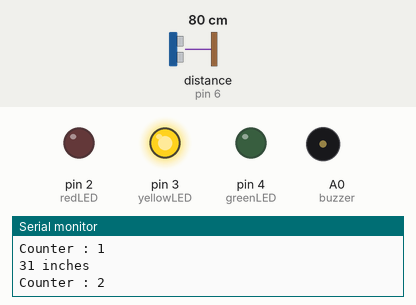
Bench run of a sketch on a simulated Arduino Uno, built with avr-gcc and run on an emulated ATmega328P. Parts: output pins drawn as LEDs (lit = HIGH), buzzer (waves = sounding), the last lines printed to the serial monitor. Wiring (inferred from the names in the program): ultrasonic range finder: trigger pin 5; echo pin 6. The test bench sets the inputs (shaded band); at power-on: distance to the obstacle (sensor on pin 6) 80 cm. The echo pulse lasts 58.3 µs per cm; pins used as bus, display or sensor lines are not drawn.

Above: at 1.3 s.
1.4 s: distance to the obstacle (sensor on pin 6) set to 45 cm
2.9 s: distance to the obstacle (sensor on pin 6) set to 37 cm
At 4.2 s:
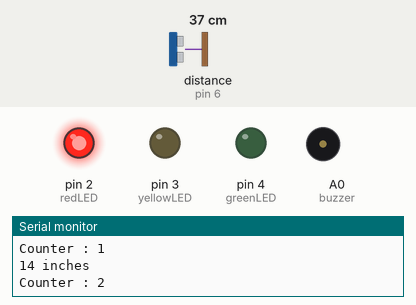
4.5 s: distance to the obstacle (sensor on pin 6) set to 24 cm
6.0 s: distance to the obstacle (sensor on pin 6) set to 18 cm
At 7.1 s:
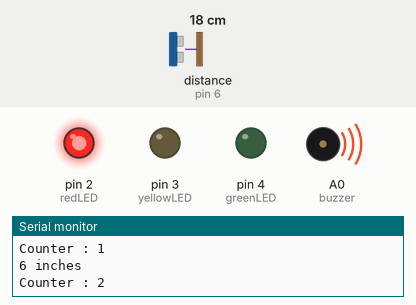
7.5 s: distance to the obstacle (sensor on pin 6) set to 250 cm
At 8.7 s:
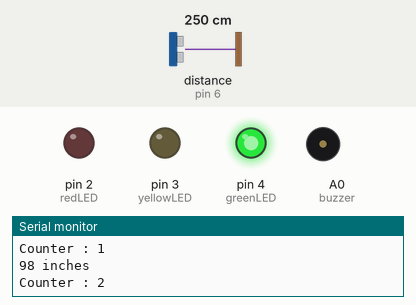
9.0 s: distance to the obstacle (sensor on pin 6) set to 148 cm
10.5 s: distance to the obstacle (sensor on pin 6) set to 138 cm
At 21.7 s:
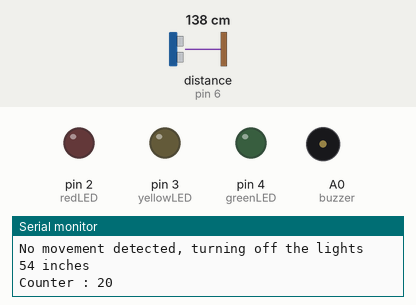
Timing chart, 0 to 22.8 s (numbered marks = the images above; inputs shaded):
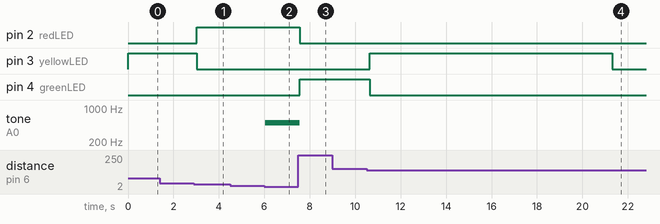

The sketch:

Code.ino
```cpp
int trigPin       = PD5;  // Sensor Trip pin connected to Arduino pin D5
int echoPin       = PD6;  // Sensor Echo pin connected to Arduino pin D6
int redLED        = PD2;  // Red LED connected to pin D2
int yellowLED     = PD3;  // Yellow LED connected to pin D3
int greenLED      = PD4;  // Green LED connected to pin D4
int buzzer        = A0;   // Buzzer connected to Analogue pin A0
long TempDistance = 0;    // A variable to store the temporary distance
int counter       = 0;    // Counter value to check if the object has stopped moving

void setup() {

  Serial.begin(9600);
  pinMode(trigPin, OUTPUT);
  pinMode(echoPin, INPUT);

  pinMode(redLED, OUTPUT);
  pinMode(greenLED, OUTPUT);
  pinMode(yellowLED, OUTPUT);

  pinMode(buzzer, OUTPUT);

}

void loop() {

  long duration, Distance;
  digitalWrite(trigPin, LOW);
  delayMicroseconds(2);
  digitalWrite(trigPin, HIGH);
  delayMicroseconds(10);
  digitalWrite(trigPin, LOW);
  duration = pulseIn(echoPin, HIGH);
  Distance = (duration/2) / 74;     // Distance in Inches

  if(counter < 20){                             // Do the rest if the car is still moving
    if (Distance > 200) {                       // Nothing in the garrage
        turnThemAllOff();
    }
    if ((Distance > 55) && (Distance <= 200)) { // Turn on Green LED
        digitalWrite(greenLED, HIGH);
        digitalWrite(yellowLED, LOW);
        digitalWrite(redLED, LOW);
        noTone(buzzer);
    }
    if ((Distance > 15) && (Distance <= 55)) {  // Turn on Yellow LED
        digitalWrite(yellowLED, HIGH);
        digitalWrite(redLED, LOW);
        digitalWrite(greenLED,LOW);
        noTone(buzzer);
    }
    if (Distance <= 15) {                       // Turn on Red LED
        digitalWrite(redLED, HIGH);
        digitalWrite(greenLED,LOW);
        digitalWrite(yellowLED, LOW);
        noTone(buzzer);
    }
    if (Distance < 8) {                         // Item is way to close - start the buzzer
        tone(buzzer, 500);
    }
  }

  if ((Distance == TempDistance) || ((Distance+1) == TempDistance) || ((Distance-1) == TempDistance)){
     if(counter >= 20){   // Turn off the lights if the object hasn't moved for 20 cycles (no change in distance)
        Serial.println("No movement detected, turning off the lights");
        turnThemAllOff();
     } else {
        counter++;
     }
  } else {
     counter = 0;         // Reset counter if there is a movement
  }
  TempDistance = Distance;

  Serial.print(Distance);
  Serial.println(" inches");

  Serial.print("Counter : ");
  Serial.println(counter);
  delay(500);
}

// Function to turn the LEDs off
void turnThemAllOff(){
  digitalWrite(redLED, LOW);
  digitalWrite(greenLED,LOW);
  digitalWrite(yellowLED, LOW);
  noTone(buzzer);
}
```

Measured:
- the behaviour switches between 41 and 40 cm on distance to the obstacle (sensor on pin 6) (found by bisection; images 0 and 1)
- the behaviour switches between 21 and 20 cm on distance to the obstacle (sensor on pin 6) (found by bisection; images 1 and 2)
- the behaviour switches between 143 and 142 cm on distance to the obstacle (sensor on pin 6) (found by bisection; images 3 and 4)
- after the input at 2.9 s, pin 2 (redLED): LOW → HIGH after 0.13 s; pin 3 (yellowLED): HIGH → LOW after 0.13 s
- after the input at 6.0 s, tone on A0 (buzzer): silent → 500 Hz at once
- after the input at 7.5 s, pin 2 (redLED): HIGH → LOW after 0.06 s; pin 4 (greenLED): LOW → HIGH after 0.06 s; tone on A0 (buzzer): 500 Hz → silent after 0.06 s
- after the input at 10.5 s, pin 3 (yellowLED): LOW → HIGH after 0.13 s, → LOW 10.7 s later; pin 4 (greenLED): HIGH → LOW after 0.13 s instead of 9.3 s
